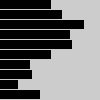
Frame 1 (no input)
Frame 60 (the mouse pressed at the canvas centre just before this capture): identical to frame 1, image omitted
Frame 120 (the mouse held since frame 60 and released just before this capture): identical to frame 1, image omitted

The Processing sketch that drew this single still picture (run headless with seeded random() and noise(); from frame 60 on, the mouse is pressed at the canvas centre):

// Processing sketch: c3_array
// ── c3_array.pde
int[] x = { 
  50, 61, 83, 69, 71, 50, 29, 31, 17, 39
};

void setup() 
{
  size(100, 100);
}

void draw()
{
   
  
  fill(0);
  
  // Read one array element each time through the for loop
  for (int i = 0; i < x.length; i++) {
    rect(0, i*10, x[i], 8);
  }
}
